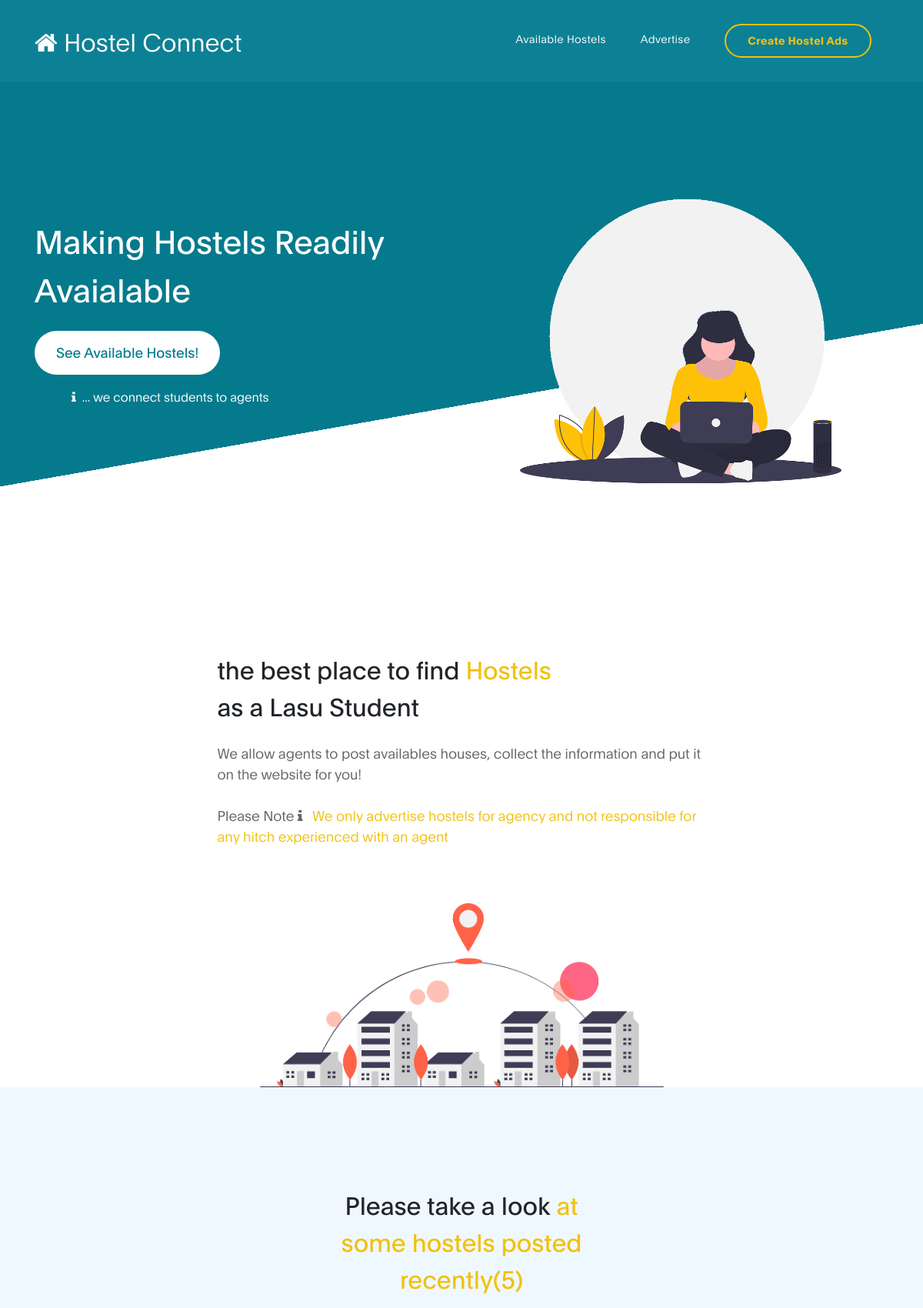
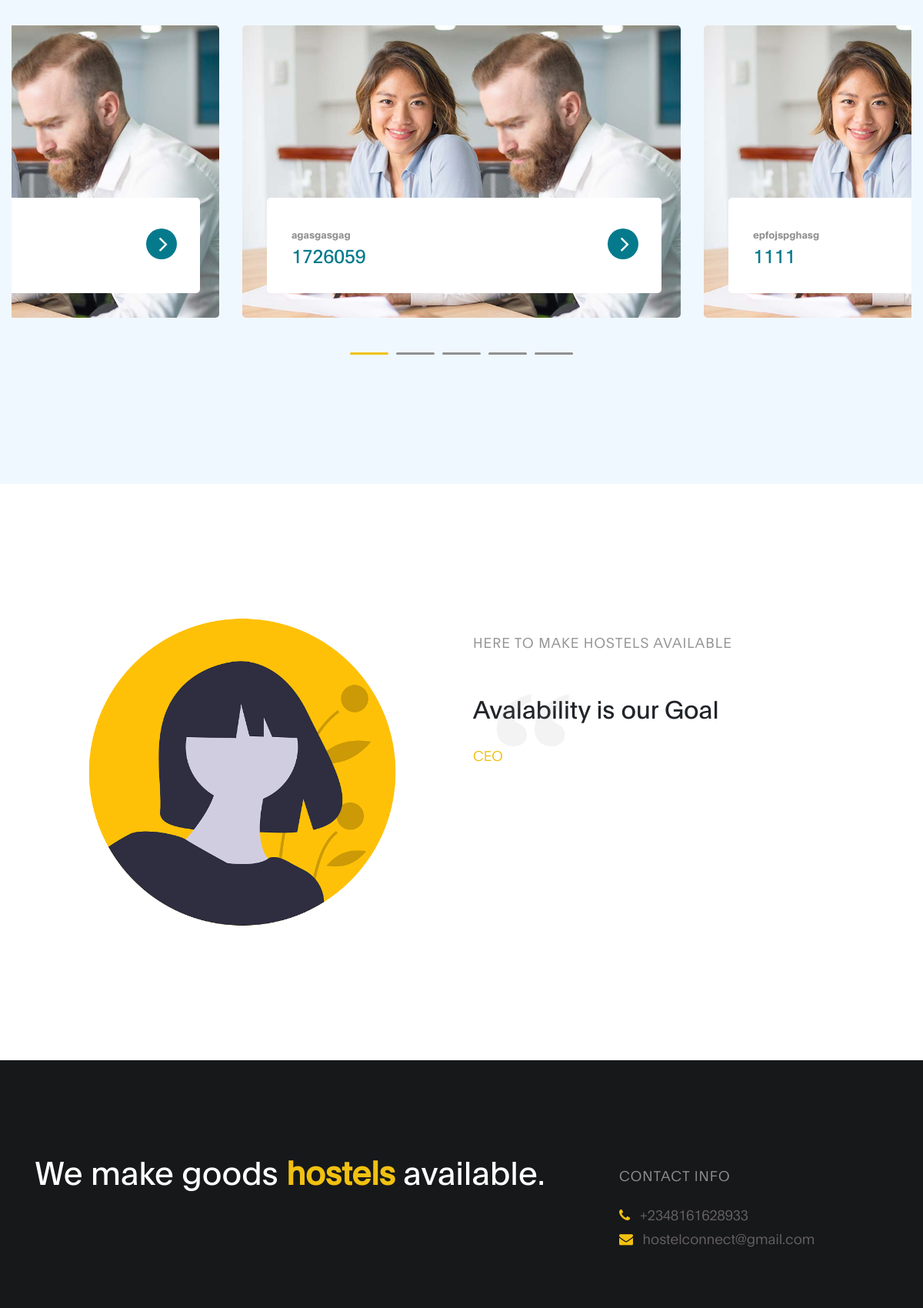
The page / (upper part) on the database its author committed (2 pictures, top to bottom).
### Hostels_Created/models.py (models this page shows)
class Created(models.Model):
    No = models.IntegerField(primary_key=True)
    Name = models.CharField(max_length=1000)
    Description = models.CharField(max_length=100000000)
    Location = models.CharField(max_length=100000000)
    Price = models.IntegerField(default=0)
    Subsequent_Price = models.IntegerField(default=0)
    Agent = models.CharField(max_length=10000, default='Agent')

### Hostels_Created/views.py (the view)
# urls.py: path('', views.index, name="index"),
def index(request):
    count = Created.objects.count()
    h = Created.objects.all()
    return render (request, 'index.html', context={
        'Hostels': h,
        'count': count
    })

### Hostels_Created/templates/index.html (shortened to what this page needs)
{% load static %}
<!DOCTYPE html>
<html lang="en">
<head>
     <link rel="stylesheet" href="static/css/bootstrap.min.css">
     <link rel="stylesheet" href="static/css/font-awesome.min.css">
     <link rel="stylesheet" href="static/css/aos.css">
     <link rel="stylesheet" href="static/css/owl.carousel.min.css">
     <link rel="stylesheet" href="static/css/owl.theme.default.min.css">
     <link rel="stylesheet" href="static/css/templatemo-digital-trend.css">
</head>
<body>
    <nav class="navbar navbar-expand-lg">
        <div class="container">
            <a class="navbar-brand" href="index.html">
              <i class="fa fa-home"></i>
              Hostel Connect
            </a>
            <div class="collapse navbar-collapse" id="navbarNav">
                <ul class="navbar-nav ml-auto">
                    <li class="nav-item">
                        <a href="/hostels" class="nav-link smoothScroll">Available Hostels</a>
                    </li>
                    <li class="nav-item">
                        <a href="/advertise" class="nav-link smoothScroll">Advertise</a>
                    </li>
                    <li class="nav-item">
                        <a href="/create" class="nav-link contact">Create Hostel Ads</a>
                    </li>
                </ul>
            </div>
        </div>
    </nav>
     <section class="hero hero-bg d-flex justify-content-center align-items-center">
               <div class="container">
                    <div class="row">
                        <div class="col-lg-6 col-md-10 col-12 d-flex flex-column justify-content-center align-items-center">
                              <div class="hero-text">
                                   <h1 class="text-white" data-aos="fade-up">Making Hostels Readily Avaialable</h1>
                                   <a href="contact.html" class="custom-btn btn-bg btn mt-3" data-aos="fade-up" data-aos-delay="100">See Available Hostels!</a>
                                   <strong class="d-block py-3 pl-5 text-white" data-aos="fade-up" data-aos-delay="200"><i class="fa fa-info mr-2"></i>... we connect students to agents </strong>
                              </div>
                        </div>
                        <div class="col-lg-6 col-12">
                          <div class="hero-image" data-aos="fade-up" data-aos-delay="300">
                            <img src="static/images/working-girl.png" class="img-fluid" alt="working girl">
                          </div>
                        </div>
                    </div>
               </div>
     </section>
     <section class="about section-padding pb-0" id="about">
          <div class="container">
               <div class="row">
                    <div class="col-lg-7 mx-auto col-md-10 col-12">
                         <div class="about-info">
                              <h2 class="mb-4" data-aos="fade-up">the best place to find <strong> Hostels </strong> as a Lasu Student</h2>
                              <p class="mb-0" data-aos="fade-up">We allow agents to post availables houses, collect the information and put it on the website for you!
                              <br><br>Please Note <i class="fa fa-info mr-2"></i>  <strong>We only advertise hostels for agency and not responsible for any hitch experienced with an agent</strong></p>
                         </div>
                         <div class="about-image" data-aos="fade-up" data-aos-delay="200">
                          <img src="static/images/office.png" class="img-fluid" alt="office">
                        </div>
                    </div>
               </div>
          </div>
     </section>
     <section class="project section-padding" id="project">
          <div class="container-fluid">
               <div class="row">
                    <div class="col-lg-12 col-12">
                        <h2 class="mb-5 text-center" data-aos="fade-up">
                            Please take a look
                            <strong>at some hostels posted recently({{count}})</strong>
                        </h2>
                         <div class="owl-carousel owl-theme" id="project-slide">
                              {% for Hostel in Hostels %}
                              <div class="item project-wrapper" data-aos="fade-up" data-aos-delay="100">
                                   <img src="static/images/project/project-image01.jpg" class="img-fluid" alt="project image">
                                   <div class="project-info">
                                        <small>{{Hostel.Description}}</small>
                                        <h3>
                                             <a href="project-detail.html">
                                                  <span>{{Hostel.Price}}</span>
                                                  <i class="fa fa-angle-right project-icon"></i>
                                             </a>
                                        </h3>
                                   </div>
                              </div> {% endfor %}
                         </div>
               </div>
          </div>
     </section>
     <section class="testimonial section-padding">
          <div class="container">
               <div class="row">
                    <div class="col-lg-6 col-md-5 col-12">
                        <div class="contact-image" data-aos="fade-up">
                          <img src="static/images/female-avatar.png" class="img-fluid" alt="website">
                        </div>
                    </div>
                    <div class="col-lg-6 col-md-7 col-12">
                      <h4 class="my-5 pt-3" data-aos="fade-up" data-aos-delay="100">Here To Make Hostels Available</h4>
                      <h2 class="mb-4" data-aos="fade-up" data-aos-delay="300">Avalability is our Goal</h2>
                      <p data-aos="fade-up" data-aos-delay="400">
                           <b>CEO</b>
                      </p>
                    </div>
               </div>
          </div>
     </section>
    <footer class="site-footer">
      <div class="container">
        <div class="row">
          <div class="col-lg-8 mx-lg-auto col-md-8 col-10">
            <h1 class="text-white" data-aos="fade-up" data-aos-delay="100">We make goods <strong>hostels</strong> available.</h1>
          </div>
          <div class="col-lg-4 col-md-6 col-12" data-aos="fade-up" data-aos-delay="200">
            <h4 class="my-4">Contact Info</h4>
            <p class="mb-1">
              <i class="fa fa-phone mr-2 footer-icon"></i>
              +2348161628933
            </p>
            <p>
              <a href="#">
                <i class="fa fa-envelope mr-2 footer-icon"></i>
                hostelconnect@gmail.com
              </a>
            </p>
          </div>
          <div class="col-lg-12 mx-lg-auto text-center col-md-12 col-12" data-aos="fade-up" data-aos-delay="400">
          </div>
</body>
</html>

### Hostels_Created/static/css/templatemo-digital-trend.css (style rules this page uses)
:root { --primary-color: #057a8d; --secondary-color: #f1c111; --white-color: #ffffff; --dark-color: #171819; --project-bg: #f0f8ff; --menu-bg: #0c8195; --title-color: #15141a; --gray-color: #909090; --link-color: #404040; --p-color: #666262; --base-font-family: 'Plain-Light', sans-serif; --title-font-family: 'Plain-Regular', sans-serif; --font-bold-family: 'Plain-Bold', sans-serif; --font-weight-bold: bold; --h1-font-size: 42px; --h2-font-size: 32px; --h3-font-size: 24px; --p-font-size: 18px; --base-font-size: 16px; --menu-font-size: 14px; --border-radius-large: 100px; --border-radius-small: 5px; }
body { background: var(--white-color); font-family: var(--base-font-family); }
h1,h2,h3,h4,h5,h6 { font-family: var(--title-font-family); line-height: inherit; }
h1 { color: var(--title-color); font-size: var(--h1-font-size); }
h2 { font-size: var(--h2-font-size); font-weight: 100; }
h3 { font-size: var(--h3-font-size); font-weight: 100; margin-bottom: 0; }
h4 { color: var(--gray-color); font-family: var(--base-font-family); font-size: var(--p-font-size); letter-spacing: 1px; text-transform: uppercase; }
p { color: var(--p-color); font-size: var(--p-font-size); line-height: 1.5em; }
b, strong { letter-spacing: 0; color: var(--secondary-color); }
.custom-btn { background: transparent; border: 2px solid var(--dark-color); border-radius: var(--border-radius-large); padding: 12px 26px 14px 26px; color: var(--dark-color); font-family: var(--title-font-family); font-size: var(--p-font-size); white-space: nowrap; }
.custom-btn.btn-bg { background: var(--white-color); color: var(--primary-color); border-color: transparent; transition: all .3s ease; }
* { -webkit-box-sizing: border-box; -moz-box-sizing: border-box; box-sizing: border-box; }
*::before, *::after { -webkit-box-sizing: border-box; -moz-box-sizing: border-box; box-sizing: border-box; }
a { color: var(--link-color); font-weight: normal; text-decoration: none; }
.section-padding { padding: 8em 0; }
.navbar { background: var(--menu-bg); z-index: 2; top: 0; right: 0; left: 0; padding: 1.5em; }
.navbar-brand { color: var(--white-color); font-size: var(--h2-font-size); }
.nav-link { color: var(--white-color); font-size: var(--menu-font-size); letter-spacing: 0.4px; margin: 0 1.6em; padding: 0.6em; }
.navbar-expand-lg .navbar-nav .nav-link { padding-right: 0; padding-left: 0; }
.navbar-expand-lg .navbar-nav .nav-link.contact { border: 2px solid var(--secondary-color); border-radius: var(--border-radius-large); color: var(--secondary-color); font-family: var(--font-bold-family); padding: 0.6em 2em 0.8em 2em; }
.hero { position: relative; padding: 5em 0; overflow: hidden; }
.hero-bg { background: linear-gradient(170deg, var(--primary-color) 64%, var(--white-color) 30%); }
.hero-image { position: relative; top: 2em; }
.project { background: var(--project-bg); }
.project-wrapper { position: relative; }
.project-wrapper img { border-radius: var(--border-radius-small); }
.project-info { background: var(--white-color); border-radius: var(--border-radius-small); position: absolute; bottom: 32px; right: 32px; left: 32px; width: 90%; padding: 32px; }
.project-info small { font-family: Plain-Bold; color: var(--gray-color); position: relative; top: 2px; }
.project-info a { color: var(--primary-color); }
.project-info .project-icon { background: var(--primary-color); }
.project-icon { position: absolute; right: 30px; top: 40px; background: var(--dark-color); border-radius: var(--border-radius-large); color: var(--white-color); font-size: var(--h2-font-size); width: 40px; height: 40px; line-height: 40px; text-align: center; padding-left: 5px; }
.about { position: relative; overflow: hidden; }
.about-image img { display: block; margin: 0 auto; }
.site-footer { background: var(--dark-color); padding: 7em 0 6em 0; }
.site-footer a { color: var(--p-color); }
.site-footer a:hover, .footer-icon { color: var(--secondary-color); }
@media screen and (min-width: 1200px) { .about-info h2 { max-width: 70%; } }
@media screen and (min-width: 991px) { .project h2 { max-width: 32%; margin: 0 auto; } }

### rows shown on the page
Created: Description "agasgasgag", Price "1726059"
Created: Description "epfojspghasg", Price "1111"

### other values the page prints
{{ count }} "5"
